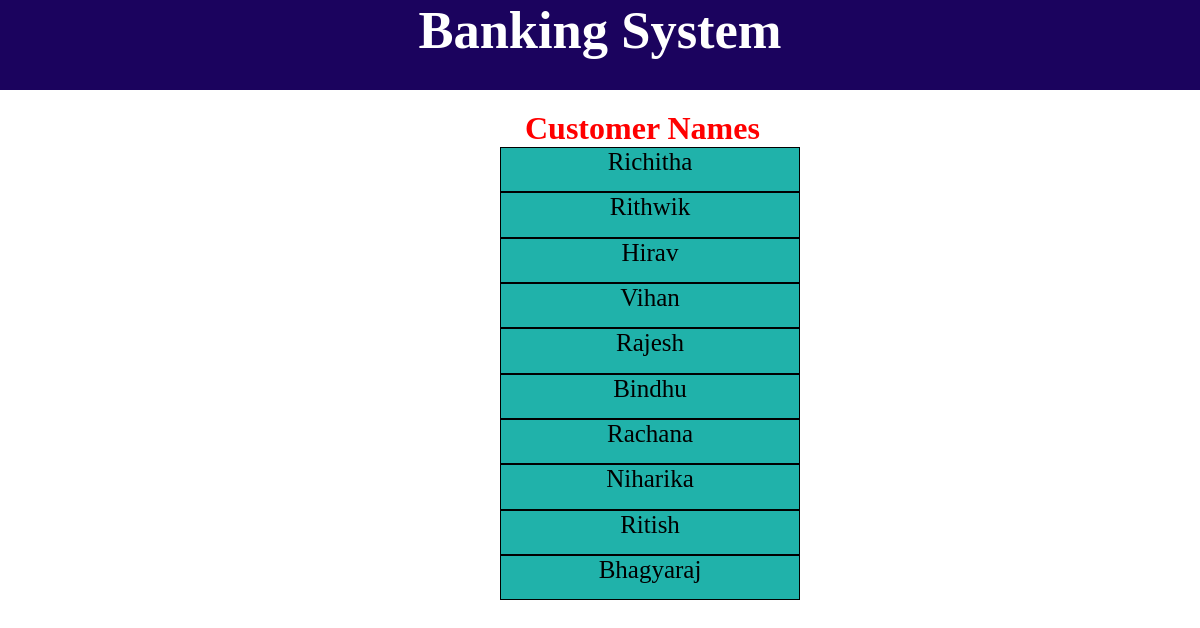
The page /users.php on the database its author committed.
### tables this page shows
CREATE TABLE `users` (
  `id` int(5) NOT NULL,
  `name` varchar(20) NOT NULL,
  `email` varchar(50) NOT NULL,
  `balance` int(10) NOT NULL
);

### users.php (the view, shortened to what this page needs)
<html>
    <head>
    <link rel="stylesheet" href="users.css">
    <link rel="stylesheet" href="index.css">
    </head>
    <body>
        <div class="header">
            <h2>Banking System</h2>
        </div>
       <div>
        <div class="names">
            <h1 style="color:red;margin-left:25px;">Customer Names</h1>
        <?php
            require_once "config.php";
            $sql = "select *from users";
            $res=mysqli_query($link,$sql);
            while($row=mysqli_fetch_assoc($res))
            {
                echo "
                <div class='values' onclick='nextPage({$row['id']})'>
                    {$row['name']}
                    </div>
                ";
            }
        ?>
        </div>
        </div>
    </body>
</html>

### index.css (style rules this page uses)
* { margin: 0; padding: 0; box-sizing: border-box; }
.header { text-align: center; background-color: rgb(27, 3, 94); color: white; height: 90px; font-size: 35px; font-family:cursive; }

### users.php (style rules this page uses)
* { box-sizing:border-box; }
.names { margin-top: 20px; width:300px; margin-left:500px; }
.values { background-color:lightseagreen; height: 12mm; border: 1px solid black; color:black; font-size:25px; text-align:center; }

### rows shown on the page
users: name "Richitha"
users: name "Rithwik"
users: name "Hirav"
users: name "Vihan"
users: name "Rajesh"
users: name "Bindhu"
users: name "Rachana"
users: name "Niharika"
users: name "Ritish"
users: name "Bhagyaraj"
